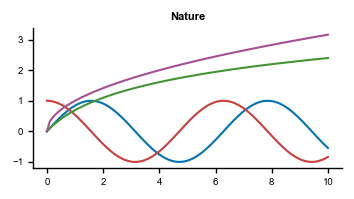

This chart was generated by the following Python code:
import matplotlib.pyplot as plt
import numpy as np
import nature_plot_style as nps
import cmcrameri.cm as cmc

# Apply Nature Journal style settings
nps.set_nature_style()

# Visualize the Nature-branded color palettes
nps.plot_color_palettes()

# Set width to inches for figure size
figwidth= 90 # 90mm or 180mm
ratio = 16/9
width_in_inches = figwidth / 25.4
height_in_inches = width_in_inches /ratio  # Maintain a aspect ratio
# To be used when create a plot: figsize=(width_in_inches, height_in_inches)

# Create a simple plot using 4 colors
# Sample data
x = np.linspace(0, 10, 100)
y1 = np.sin(x)
y2 = np.cos(x)
y3 = np.log(x + 1)
y4 = x ** 0.5

# FIGURE 1: Nature-branded colors
# Creating a plot using Nature-branded colors
plt.figure(figsize=(width_in_inches, height_in_inches))
plt.plot(x, y1, label='sin(x)', color=nps.nature_colors['Blue'][3])
plt.plot(x, y2, label='cos(x)', color=nps.nature_colors['Red'][3])
plt.plot(x, y3, label='log(x+1)', color=nps.nature_colors['Green'][3])
plt.plot(x, y4, label='x^0.5', color=nps.nature_colors['Purple'][3])
plt.title('Nature')
# EXPORT
# Save to PDF
plt.savefig('test.pdf', bbox_inches='tight', pad_inches=0.05)


# FIGURE 2: Batlow colors
# Generating a color palette from the 'batlow' colormap
n_colors = 4  # Number of colors in the palette
colors = [cmc.batlow(i/n_colors) for i in range(n_colors)]

# Creating a plot using batlow colors
plt.figure(figsize=(width_in_inches, height_in_inches))
plt.plot(x, y1, label='sin(x)', color=colors[0])
plt.plot(x, y2, label='cos(x)', color=colors[1])
plt.plot(x, y3, label='log(x+1)', color=colors[2])
plt.plot(x, y4, label='x^0.5', color=colors[3])
plt.title('Batlow')

#FIGURE 3: The Economist-branded colors
# Source: https://design-system.economist.com/foundations/colour/palettes
# Color palletes
economist_colors = {
    'Brand': {
        'Economist Red': '#E3120B',
        'Economist Red 60': '#F6423C'
    },
    'Accent': {
        'Primary': {
            'Chicago 20': '#141F52',
            'Chicago 30': '#1F2E7A',
            'Chicago 45': '#2E45B8',
            'Chicago 55': '#475ED1',
            'Chicago 90': '#D6DBF5',
            'Chicago 95': '#EBEDFA'
        },
        'Secondary': {
            'Hong Kong 45': '#1DC9A4',
            'Hong Kong 55': '#36E2BD',
            'Hong Kong 90': '#D2F9F0',
            'Hong Kong 95': '#E9FCF8',
            'Tokyo 45': '#C91D42',
            'Tokyo 55': '#E2365B',
            'Tokyo 90': '#F9D2DB',
            'Tokyo 95': '#FCE9ED'
        },
        'Tertiary': {
            'Singapore 55': '#F97A1F',
            'Singapore 65': '#FB9851',
            'Singapore 75': '#FCB583',
            'Singapore 90': '#FEE1CD',
            'New York 55': '#F9C31F',
            'New York 65': '#FBD051',
            'New York 75': '#FCDE83',
            'New York 90': '#FEF2CD'
        }
    },
    'Greyscale': {
        'London 5': '#0D0D0D',
        'London 10': '#1A1A1A',
        'London 20': '#333333',
        'London 35': '#595959',
        'London 70': '#B3B3B3',
        'London 85': '#D9D9D9',
        'London 95': '#F2F2F2',
        'London 100': '#FFFFFF'
    },
    'Canvas': {
        'Los Angeles 85': '#E1DFD0',
        'Los Angeles 90': '#EBE9E0',
        'Los Angeles 95': '#F5F4EF',
        'Paris 85': '#D0E1E1',
        'Paris 90': '#E0EBEB',
        'Paris 95': '#EFF5F5'
    }
}

# Creating a plot using batlow colors
plt.figure(figsize=(width_in_inches, height_in_inches))
plt.plot(x, y1, label='sin(x)', color=economist_colors['Accent']['Primary']['Chicago 30'])
plt.plot(x, y2, label='cos(x)', color=economist_colors['Accent']['Secondary']['Hong Kong 55'])
plt.plot(x, y3, label='log(x+1)', color=economist_colors['Accent']['Secondary']['Tokyo 55'])
plt.plot(x, y4, label='x^0.5', color=economist_colors['Accent']['Tertiary']['Singapore 65'])
plt.title('The Economist')


# Adding title and labels
plt.xlabel('X axis')
plt.ylabel('Y axis')

# Tight layout
plt.tight_layout()

# Display the plot
plt.show()